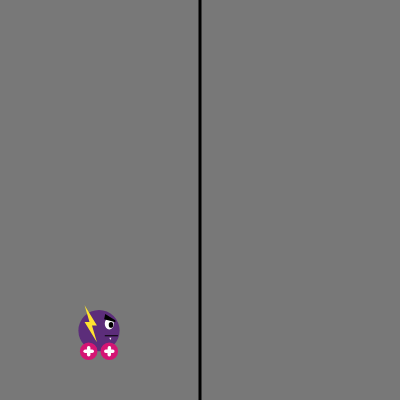
Frame 1 (no input)
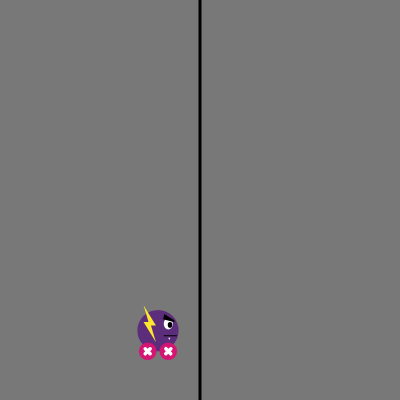
Frame 60 (no input)
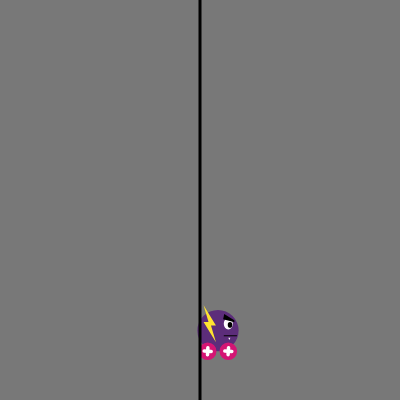
Frame 120 (the mouse pressed at the canvas centre since frame 60)

The p5.js sketch that drew these frames (run headless with seeded random() and noise() and a simulated clock; from frame 60 on, the mouse is pressed at the canvas centre):

// p5.js sketch
// ── sketch.js
var scrollPos = 0;

function setup() {
    createCanvas(400, 400);
    noStroke();

    enemy = new BoltWheelie(width / 4, 0.9 * height, 50, 200);
}

function draw() {
    background(120);

    push();
    translate(scrollPos);
    enemy.draw();
    pop();

    stroke(0)
    strokeWeight(3);
    line(width / 2 - scrollPos, 0, width / 2 - scrollPos, height);
    noStroke();
}

function keyPressed() {
    if (keyCode == 37) {
        scrollPos += 5;
    }
    if (keyCode == 39) {
        scrollPos -= 5;
    }

}

// ── BoltWheelie.js
var r;
var wheelD;
var rot = 0;

class BoltWheelie {
    constructor(x, y, size, range) {
        this.x = x;
        this.y = y;
        this.size = size;
        this.range = range;

        this.currentX = x;
        this.direction = -1;
        this.velocity = 1;

        var ratio = 0.85;
        /* 
        Calculate the radius of the body
        size = bodyD + wheelD/2 <=> 
        size = 2*r + ratio * r / 2 <=>
        size = (4*r + ratio*r) / 2 <=>
        r = 2*size / (4 + ratio)
        */
        r = 2 * this.size / (4 + ratio);
        wheelD = ratio * r;
    }

    update() {
        this.currentX += this.velocity * this.direction;

        if (this.currentX >= this.x + this.range || this.currentX < this.x) {
            this.direction *= -1;
        }
    }

    draw() {
        this.update();
        this.#drawEnemy();
    }

    checkContact(x, y) {
        if (dist(this.currentX, this.y, x, y) <= 2 * r) {
            return true;
        }

        return false;
    }

    #drawEnemy() {
        /* x, y represent the middle bottom point of 
    the rectangle surrounding the enemy */

        this.#drawBody();
        this.#drawEye();
        this.#drawMouth();
        this.#drawWheel(this.currentX - 0.5 * r, this.y - wheelD / 2, wheelD, this.direction);
        this.#drawWheel(this.currentX + 0.5 * r, this.y - wheelD / 2, wheelD, this.direction);
        this.#drawBolt();

        // // reference point
        // stroke(0);
        // strokeWeight(5);
        // point(this.currentX, this.y);
        // noStroke();
    }

    #drawBody() {
        fill(92, 45, 122);
        ellipse(this.currentX, this.y - (wheelD / 2 + r), 2 * r, 2 * r);
    }

    #drawEye() {
        fill(255);
        // contour
        ellipse(
            this.currentX + (0.5 * r) * this.direction,
            this.y - (wheelD / 2 + r + r / 3),
            0.8 * 0.55 * r,
            0.55 * r
        );
        fill(0);
        // pupil
        ellipse(
            this.currentX + (0.5 * r) * this.direction + 0.15 * 0.55 * r * this.direction,
            this.y - (wheelD / 2 + r + r / 3) + 0.1 * 0.55 * r,
            0.4 * 0.55 * r,
            0.5 * 0.55 * r
        );
        // eyebrow
        beginShape();
        vertex(
            this.currentX + 0.3 * r * this.direction,
            this.y - wheelD / 2 - r - 0.8 * r
        );
        vertex(
            this.currentX + 0.79 * r * this.direction,
            this.y - wheelD / 2 - r - 0.5 * r
        );
        vertex(
            this.currentX + 0.8 * r * this.direction,
            this.y - wheelD / 2 - r - 0.4 * r
        );
        vertex(
            this.currentX + 0.25 * r * this.direction,
            this.y - wheelD / 2 - r - 0.55 * r
        );
        endShape();
    }

    #drawMouth() {
        stroke(0);
        strokeWeight(1);
        line(
            this.currentX + 0.3 * r * this.direction + 0.6 * r * this.direction,
            this.y - wheelD / 2 - r + 0.25 * r,
            this.currentX + 0.3 * r * this.direction,
            this.y - wheelD / 2 - r + 0.25 * r
        );
        noStroke();
        fill(255);
        triangle(
            this.currentX + 0.3 * r * this.direction + 0.20 * r * this.direction,
            this.y - wheelD / 2 - r + 0.25 * r + 2,
            this.currentX + 0.3 * r * this.direction + 0.30 * r * this.direction,
            this.y - wheelD / 2 - r + 0.25 * r + 2,
            this.currentX + 0.3 * r * this.direction + 0.25 * r * this.direction,
            this.y - wheelD / 2 - r + 0.25 * r + 0.2 * r
        );
    }

    #drawCross(x, y, size, alpha) {
        var shortSide = size / 3;

        fill(255);
        //vertical bar
        rect(x - shortSide / 2, y - size / 2, shortSide, size, alpha);
        //horizontal
        rect(x - size / 2, y - shortSide / 2, size, shortSide, alpha);
    }

    #drawWheel(x, y, size, direction) {
        fill(212, 21, 116);
        ellipse(x, y, size, size);

        push();
        translate(x, y);
        rotate(rot);
        this.#drawCross(0, 0, 0.6 * size, 20);
        rot += 0.02 * direction;
        if (direction < 0) {
            rot -= 0.02;;
        }
        pop();
    }

    #drawBolt() {
        let w = 1.8 * r / 3;

        fill(255, 228, 48);
        beginShape();
        vertex(
            this.currentX - r / 2.5 * this.direction - this.direction * w / 2,
            this.y - (wheelD / 2 + r + r / 3) - 1.8 * r / 2
        );
        vertex(
            this.currentX - r / 2.5 * this.direction - this.direction * 0.2 * w / 2,
            this.y - (wheelD / 2 + r + r / 3) - 0.1 * 1.8 * r / 2
        );
        vertex(
            this.currentX - r / 2.5 * this.direction - this.direction * w / 2,
            this.y - (wheelD / 2 + r + r / 3) - 0.1 * 1.8 * r / 2
        );
        vertex(
            this.currentX - r / 2.5 * this.direction + this.direction * w / 2,
            this.y - (wheelD / 2 + r + r / 3) + 1.8 * r / 2
        );
        vertex(
            this.currentX - r / 2.5 * this.direction + this.direction * 0.2 * w / 2,
            this.y - (wheelD / 2 + r + r / 3) + 0.1 * 1.8 * r / 2
        );
        vertex(
            this.currentX - r / 2.5 * this.direction + this.direction * w / 2,
            this.y - (wheelD / 2 + r + r / 3) + 0.1 * 1.8 * r / 2
        );
        endShape();
    }
}
